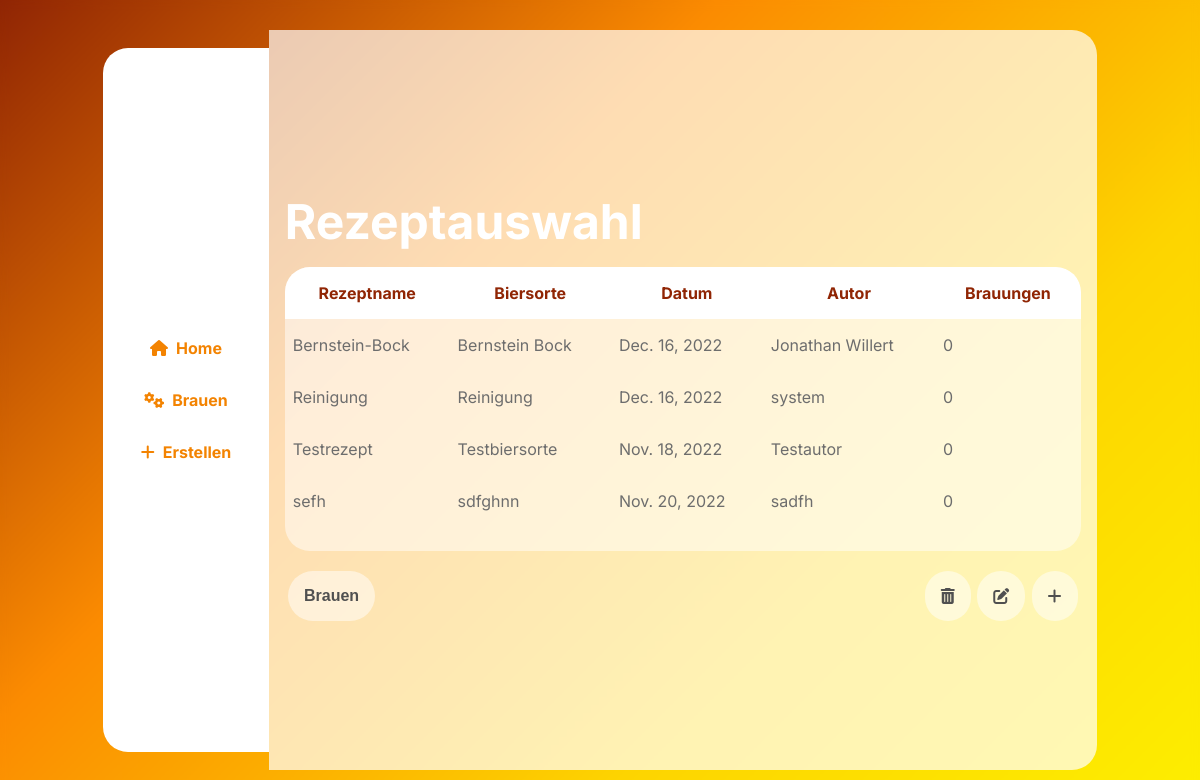
Page /home (signed in) on the earlier database version.
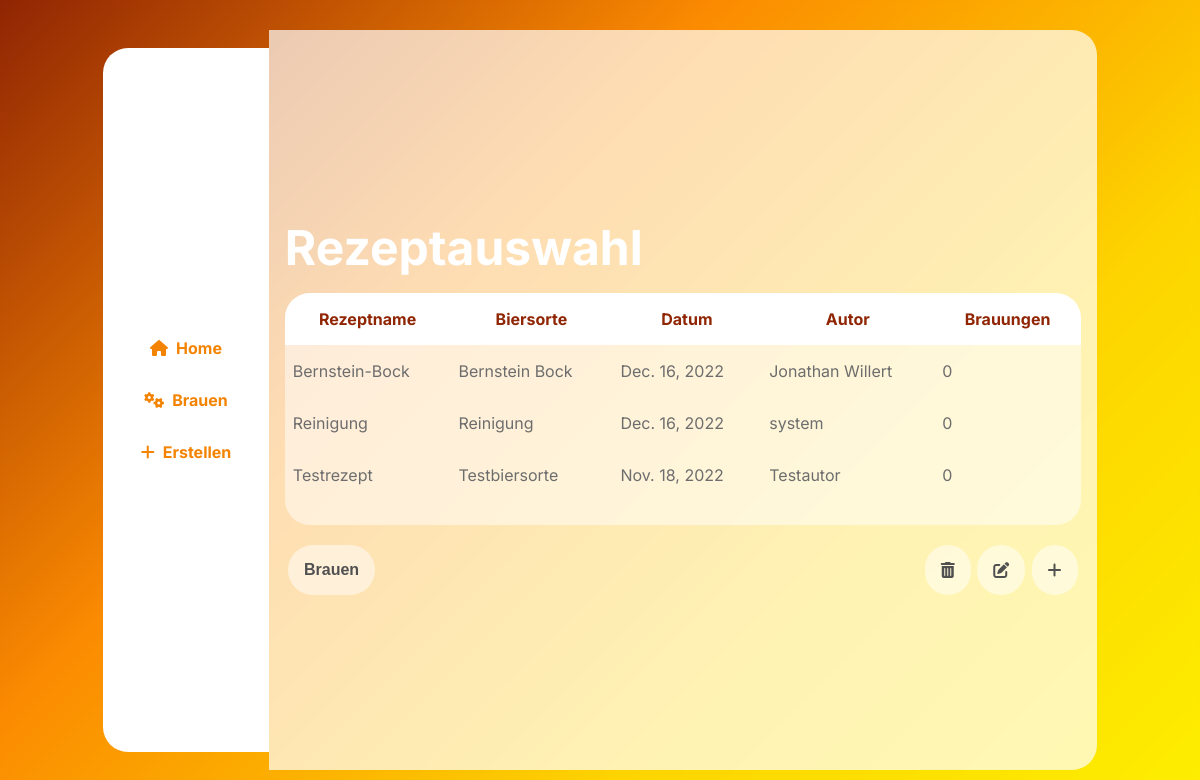
Same page on the later database version.
### brewing/models.py (models this page shows, shortened)
class brew_recipe(models.Model):
    id = models.AutoField(primary_key=True)
    name = models.CharField(max_length=100)
    date = models.DateField(auto_now=True)
    bier_sorte = models.CharField(max_length=100)
    author = models.CharField(max_length=100)
    ausschlagwuerze = models.CharField(max_length=100, default="")
    sudhausausbeute = models.CharField(max_length=100)
    stamwuerze = models.CharField(max_length=100)
    ibu = models.IntegerField()
    ebc = models.IntegerField()
    alcohol = models.FloatField(default=0)
    description = models.TextField(max_length=1000)
    brauwasser = models.CharField(max_length=800)
    schuettung = models.CharField(max_length=800)
    maischplan = models.CharField(max_length=800)
    wuerzekochen = models.CharField(max_length=800)
    gaerung = models.CharField(max_length=800)
    phase = models.CharField(max_length=8000)
    number_of_brews = models.IntegerField(default=0)

### brewing/views.py (the view)
# urls.py: 2. Add a URL to urlpatterns:  path('', views.home, name='home')
def home(request):
    if(request.user.is_authenticated):
        order_by = request.GET.get('order_by', 'name')
        recipes = brew_recipe.objects.all().order_by(order_by)
        return render(request, 'brewing/home.html', {
            "recipes": recipes,
        })
    else:
        return redirect('/login')

### brewing/templates/brewing/home.html (shortened to what this page needs)
{% extends "brewing/template.html" %}
{% load static %}
{% block maincontent %}
<main class="main-xl">
  <h1>Rezeptauswahl</h1>
  <div id="recipeTableBox">
  <table id="selectRecipeTable">
    <thead>
      <tr>
        <th onclick="sortTable('name')">Rezeptname</th>
        <th onclick="sortTable('bier_sorte')">Biersorte</th>
        <th onclick="sortTable('date')">Datum</th>
        <th onclick="sortTable('author')">Autor</th>
        <th onclick="sortTable('number_of_brews')">Brauungen</th>
      </tr>
    </thead>
    <tbody>
      {% for recipe in recipes %}
      <tr>
          <td>{{recipe.name}}</td>
          <td>{{recipe.bier_sorte}}</td>
          <td>{{recipe.date}}</td>
          <td>{{recipe.author}}</td>
          <td>{{recipe.number_of_brews}}</td>
      </tr>
      {% endfor %}
    </tbody>
  </table>
</div>
  <div class="recipeButtonBox">
  <form action="{% url 'brewing' %}" id="submit_brewing_form" method="post">
    <button type="button" class="submitButton" id="submitRecipe" onclick="submit_button()">Brauen</button>
  </form>
  <div class="recipeEditButtonBox">
    <button class="submitButton" id="delRecipe"><i class="fa-solid fa-trash-can"></i></button>
    <button type="button" class="submitButton" id="editRecipe"><i class="fa-solid fa-pen-to-square"></i></button>
    <button type="button" class="submitButton" id="addRecipe" onclick="location.href='create'"><i class="fa-solid fa-plus"></i></button>
  </div>
</div>
</main>
{% endblock %}

Differences in the rows shown:
removed brew_recipe: name "sefh", bier_sorte "sdfghnn", date "Nov. 20, 2022", author "sadfh", number_of_brews "0"
